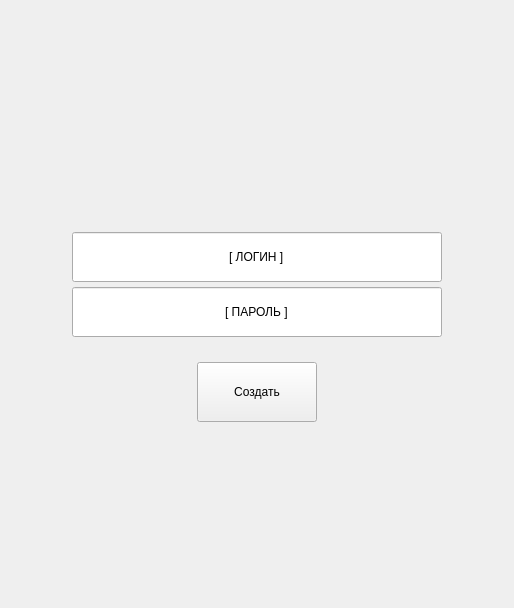
<?xml version="1.0" encoding="UTF-8"?>
<ui version="4.0">
 <class>MainWindow</class>
 <widget class="QMainWindow" name="MainWindow">
  <property name="geometry">
   <rect>
    <x>0</x>
    <y>0</y>
    <width>514</width>
    <height>608</height>
   </rect>
  </property>
  <property name="windowTitle">
   <string>Регистрация</string>
  </property>
  <widget class="QWidget" name="centralwidget">
   <layout class="QVBoxLayout" name="verticalLayout">
    <property name="spacing">
     <number>25</number>
    </property>
    <item>
     <spacer name="verticalSpacer_2">
      <property name="orientation">
       <enum>Qt::Vertical</enum>
      </property>
      <property name="sizeHint" stdset="0">
       <size>
        <width>20</width>
        <height>40</height>
       </size>
      </property>
     </spacer>
    </item>
    <item>
     <layout class="QHBoxLayout" name="horizontalLayout_5">
      <item>
       <spacer name="horizontalSpacer_5">
        <property name="orientation">
         <enum>Qt::Horizontal</enum>
        </property>
        <property name="sizeHint" stdset="0">
         <size>
          <width>40</width>
          <height>20</height>
         </size>
        </property>
       </spacer>
      </item>
      <item>
       <widget class="QLabel" name="label_9">
        <property name="maximumSize">
         <size>
          <width>250</width>
          <height>250</height>
         </size>
        </property>
        <property name="text">
         <string/>
        </property>
        <property name="pixmap">
         <pixmap>../../../../develop/CG-X-Studio/Resources/Icons/applabel.png</pixmap>
        </property>
        <property name="scaledContents">
         <bool>true</bool>
        </property>
       </widget>
      </item>
      <item>
       <spacer name="horizontalSpacer_6">
        <property name="orientation">
         <enum>Qt::Horizontal</enum>
        </property>
        <property name="sizeHint" stdset="0">
         <size>
          <width>40</width>
          <height>20</height>
         </size>
        </property>
       </spacer>
      </item>
     </layout>
    </item>
    <item>
     <layout class="QHBoxLayout" name="horizontalLayout_7">
      <item>
       <spacer name="horizontalSpacer_7">
        <property name="orientation">
         <enum>Qt::Horizontal</enum>
        </property>
        <property name="sizeHint" stdset="0">
         <size>
          <width>40</width>
          <height>20</height>
         </size>
        </property>
       </spacer>
      </item>
      <item>
       <layout class="QVBoxLayout" name="verticalLayout_3">
        <property name="spacing">
         <number>5</number>
        </property>
        <item>
         <widget class="QLineEdit" name="lineEdit_5">
          <property name="minimumSize">
           <size>
            <width>370</width>
            <height>50</height>
           </size>
          </property>
          <property name="maximumSize">
           <size>
            <width>350</width>
            <height>16777215</height>
           </size>
          </property>
          <property name="text">
           <string>[ ЛОГИН ]</string>
          </property>
          <property name="alignment">
           <set>Qt::AlignCenter</set>
          </property>
         </widget>
        </item>
        <item>
         <widget class="QLineEdit" name="lineEdit_6">
          <property name="minimumSize">
           <size>
            <width>370</width>
            <height>50</height>
           </size>
          </property>
          <property name="maximumSize">
           <size>
            <width>350</width>
            <height>16777215</height>
           </size>
          </property>
          <property name="text">
           <string>[ ПАРОЛЬ ]</string>
          </property>
          <property name="alignment">
           <set>Qt::AlignCenter</set>
          </property>
         </widget>
        </item>
       </layout>
      </item>
      <item>
       <spacer name="horizontalSpacer_8">
        <property name="orientation">
         <enum>Qt::Horizontal</enum>
        </property>
        <property name="sizeHint" stdset="0">
         <size>
          <width>40</width>
          <height>20</height>
         </size>
        </property>
       </spacer>
      </item>
     </layout>
    </item>
    <item>
     <layout class="QHBoxLayout" name="horizontalLayout_6">
      <item>
       <spacer name="horizontalSpacer_9">
        <property name="orientation">
         <enum>Qt::Horizontal</enum>
        </property>
        <property name="sizeHint" stdset="0">
         <size>
          <width>40</width>
          <height>20</height>
         </size>
        </property>
       </spacer>
      </item>
      <item>
       <layout class="QVBoxLayout" name="verticalLayout_2">
        <property name="spacing">
         <number>5</number>
        </property>
        <item>
         <widget class="QPushButton" name="pushButton_6">
          <property name="minimumSize">
           <size>
            <width>120</width>
            <height>60</height>
           </size>
          </property>
          <property name="text">
           <string>Создать</string>
          </property>
         </widget>
        </item>
       </layout>
      </item>
      <item>
       <spacer name="horizontalSpacer_10">
        <property name="orientation">
         <enum>Qt::Horizontal</enum>
        </property>
        <property name="sizeHint" stdset="0">
         <size>
          <width>40</width>
          <height>20</height>
         </size>
        </property>
       </spacer>
      </item>
     </layout>
    </item>
    <item>
     <spacer name="verticalSpacer">
      <property name="orientation">
       <enum>Qt::Vertical</enum>
      </property>
      <property name="sizeHint" stdset="0">
       <size>
        <width>493</width>
        <height>63</height>
       </size>
      </property>
     </spacer>
    </item>
   </layout>
  </widget>
 </widget>
 <resources/>
 <connections/>
</ui>
